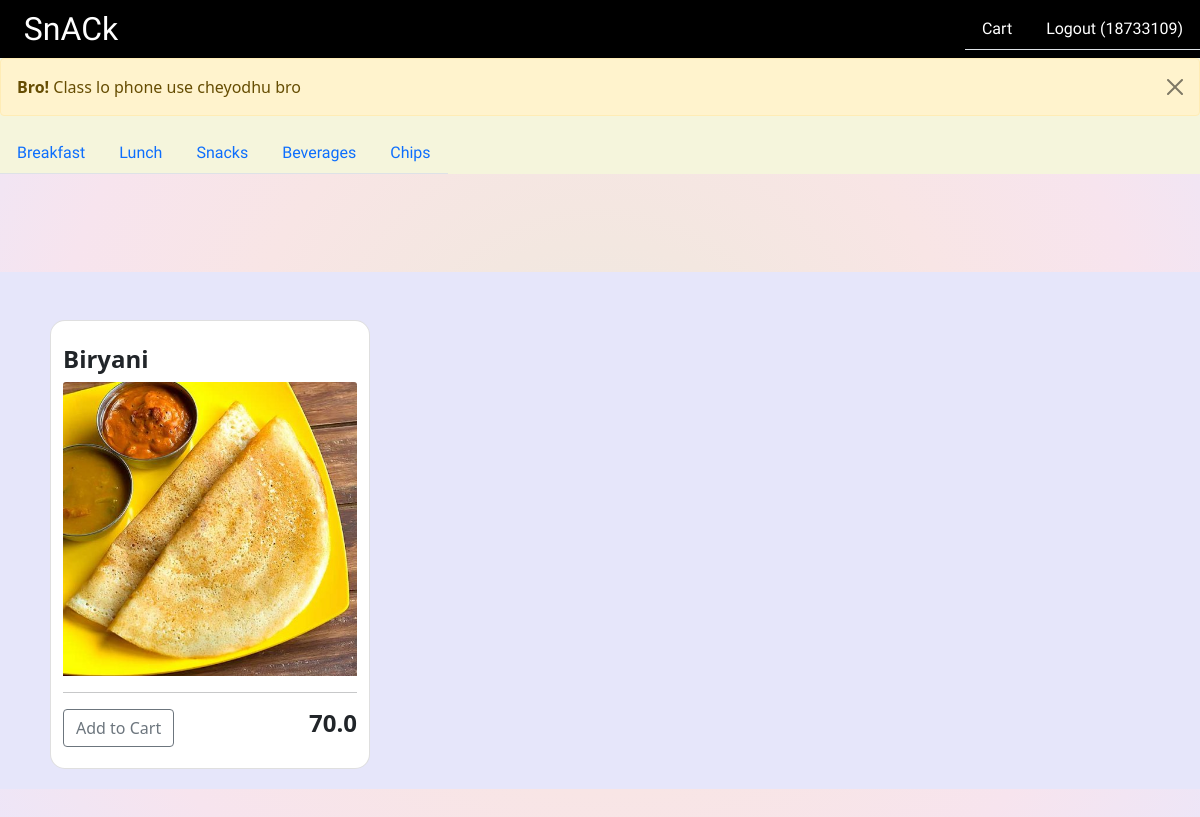
/menu/lunch (signed in), run on an earlier commit of the app's database.
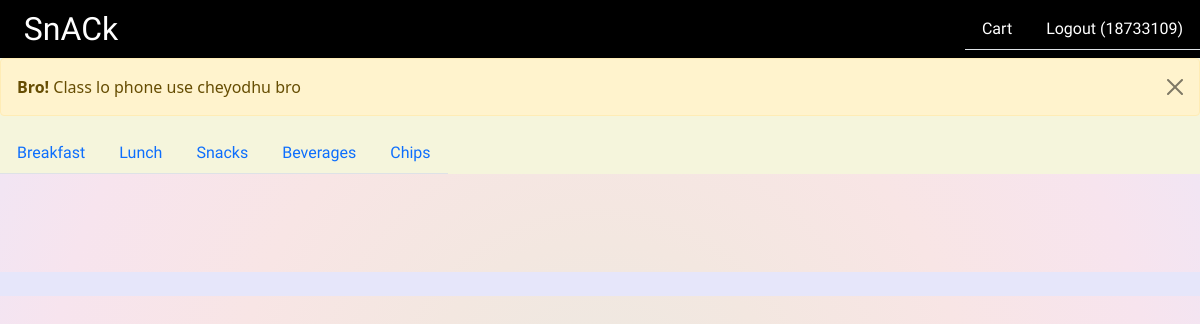
And on a later commit of the database.
### menu/models.py (models this page shows, shortened)
class Food(models.Model):
	food_id=models.UUIDField(default=uuid.uuid4, editable=False, unique=True)
	fname = models.CharField(max_length=200)
	price = models.FloatField()
	fimage = models.ImageField(null=True, blank=True, upload_to='static/images/')
	is_veg=models.BooleanField(default=True)
	time=[('breakfast','breakfast'),('lunch','lunch'),('snacks','snacks'),('beverages','beverages'),('chips','chips')]
	meal_time=models.CharField(max_length=50,choices=time) #choices - Breakfast,Lunch,Snacks,Beverages

### menu/views.py (the view)
# urls.py: path('menu/lunch',views.lunch,name='lunch'),
def lunch(request):
    return render(request,'./lunch.html',context={'food_lunch':Food.objects.filter(meal_time='lunch'),'user':request.user})

### menu/templates/lunch.html (shortened to what this page needs)
{% extends 'main.html' %}
{% block content %}
<div style="background-color: lavender;">
<div class="container my-4">
    <div class="row">
        <div class="row  row-cols-lg-4 row-cols-sm-2 g-4">
            {% for f in food_lunch %}
            <div class="card">
                <div class="product">
                    <br>
                    <h4><strong>{{f.fname}}</strong></h4>
                    <img src="{{f.fimage.url}}" class="card-img-top"  alt="...">
                    <hr>
                    <a href={% url 'add_to_cart_lunch' f.food_id %}>
                        <button class="btn btn-outline-secondary add-btn update-cart">Add to Cart</button></a>
                    <h4 style="float: right"><strong>{{f.price}}</strong></h4>
                </div>
            </div>
            {% endfor %}
        </div>
    </div>
</div>
</div>
{% endblock %}

What changed in the data, as far as the page shows it:
removed Food: fname "Biryani", fimage (picture), price "70.0"
